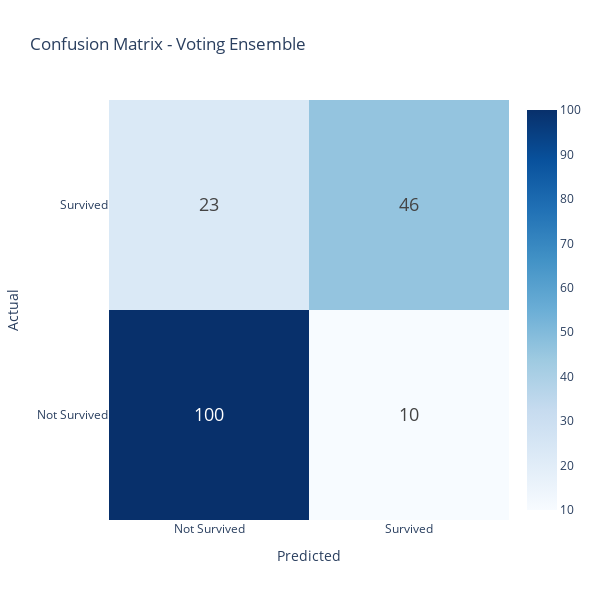

Notebook source saved alongside this figure:
### Markdown cell above
## 17. Confusion Matrix

### Code cell
cm = confusion_matrix(y_val, val_pred)

fig = go.Figure(data=go.Heatmap(
    z=cm,
    x=['Not Survived', 'Survived'],
    y=['Not Survived', 'Survived'],
    colorscale='Blues',
    text=cm,
    texttemplate='%{text}',
    textfont={"size": 18}
))

fig.update_layout(
    title='Confusion Matrix - Voting Ensemble',
    xaxis_title='Predicted',
    yaxis_title='Actual',
    width=600,
    height=600
)

fig.show()

print("\nClassification Report:")
print(classification_report(y_val, val_pred, target_names=['Not Survived', 'Survived']))

### Figure 1 — Plotly figure (JSON) as saved in the notebook; plotly's stock layout.template omitted (floating-point values rounded to 4 significant figures)
{"data": [{"colorscale": [[0, "rgb(247,251,255)"], [0.125, "rgb(222,235,247)"], [0.25, "rgb(198,219,239)"], [0.375, "rgb(158,202,225)"], [0.5, "rgb(107,174,214)"], [0.625, "rgb(66,146,198)"], [0.75, "rgb(33,113,181)"], [0.875, "rgb(8,81,156)"], [1, "rgb(8,48,107)"]], "text": [[100, 10], [23, 46]], "textfont": {"size": 18}, "texttemplate": "%{text}", "x": ["Not Survived", "Survived"], "y": ["Not Survived", "Survived"], "z": [[100, 10], [23, 46]], "type": "heatmap"}], "layout": {"title": {"text": "Confusion Matrix - Voting Ensemble"}, "xaxis": {"title": {"text": "Predicted"}}, "yaxis": {"title": {"text": "Actual"}}, "width": 600, "height": 600}}
